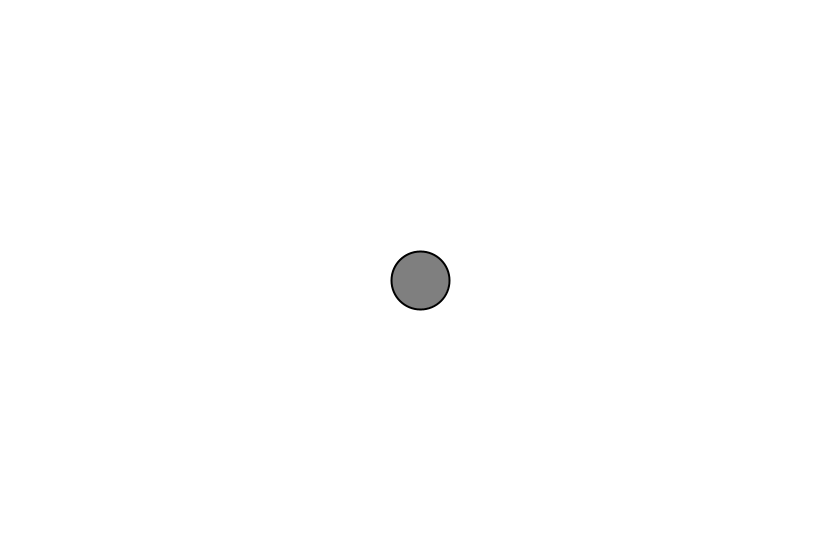
Frame 1 (no input)
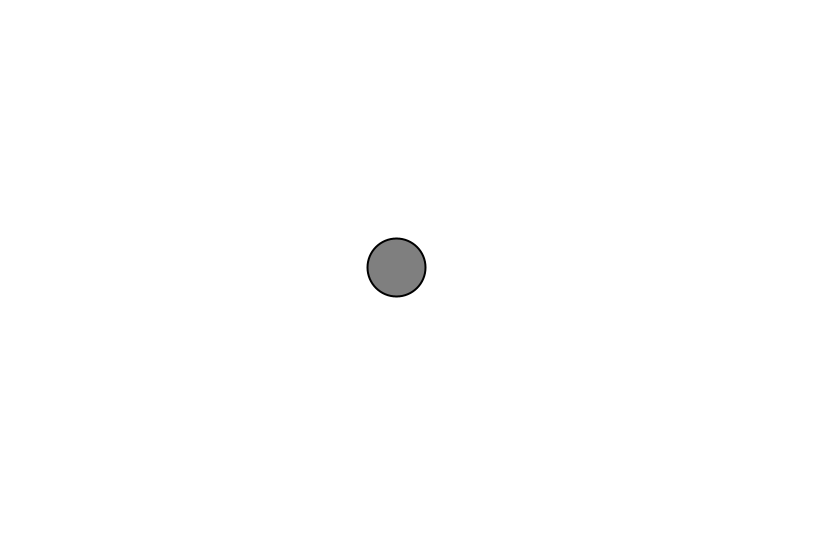
Frame 60 (the mouse pressed at the canvas centre just before this capture)
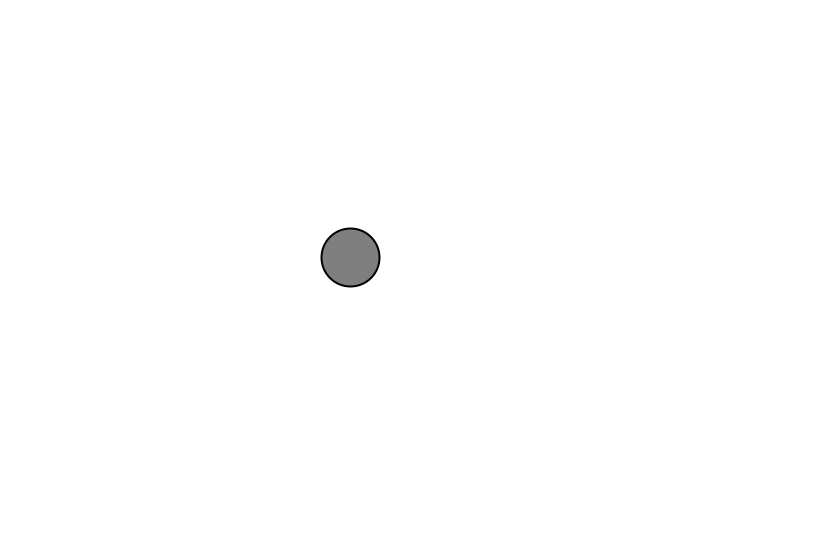
Frame 120 (the mouse held since frame 60 and released just before this capture)

The Processing sketch that drew these frames (run headless with seeded random() and noise(); from frame 60 on, the mouse is pressed at the canvas centre):

// Processing sketch: accel
// ── accel.pde
Mover mo; 
void setup(){
   size(840,560);
   mo = new Mover();
}

void draw(){
  background(255);
  mo.display();
  mo.update();
  mo.edge();
}

// ── Mover.pde
class Mover{
  PVector pos; 
  PVector vel;
  PVector accel; 
  
  float topspeed;
  
  Mover(){
    pos = new PVector(width/2,height/2);
    vel = new PVector(0,0);
    topspeed = 4;
  }
  
  void display(){
    stroke(0);
    strokeWeight(2);
    fill(127);
    ellipse(pos.x, pos.y, 58, 58);
  }
  
  void update(){
    accel = PVector.random2D();
    accel.mult(random(1000));
    
    vel.add(accel);
    vel.limit(topspeed);
    pos.add(vel);
  }
  
  
  void edge(){
    if(pos.x>width){
      pos.x=0;
    }else if(pos.x<0){
      pos.x=width;
    }else if(pos.y<0){
      pos.y=height;
    }else if(pos.y>height){
      pos.y=0;
    }
  }
}
